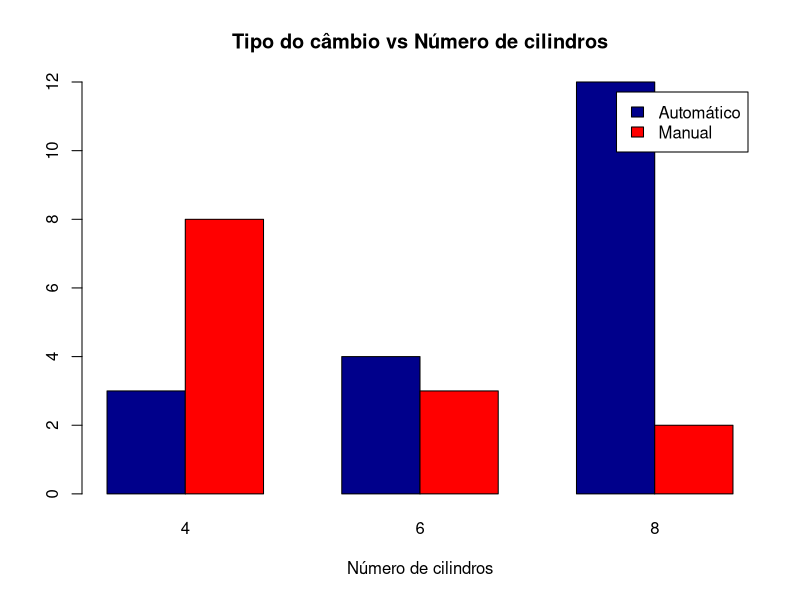

This chart was generated by the following R code:
# Código para fazer um gráfico de barras

#Frequência do tipo de transmissão pelo número de cilindro
tabela <- table(mtcars$am, mtcars$cyl)


#gráfico
barplot(tabela, main="Tipo do câmbio vs Número de cilindros",
        xlab ="Número de cilindros", col=c("darkblue","red"),
        legend = c("Automático","Manual"), beside=TRUE)